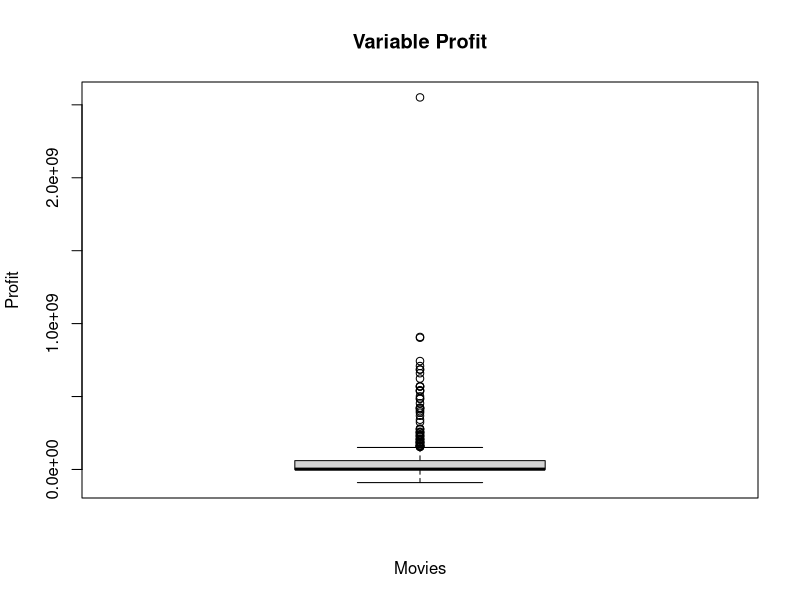
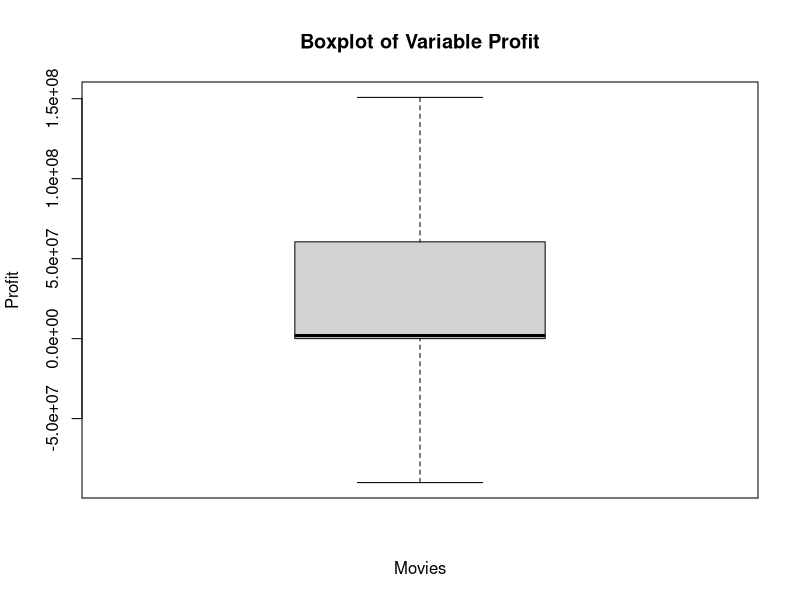
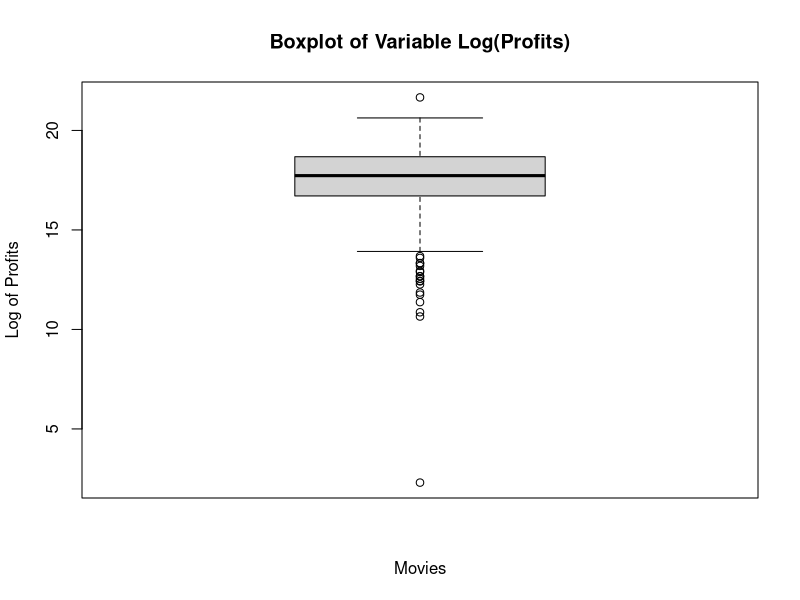
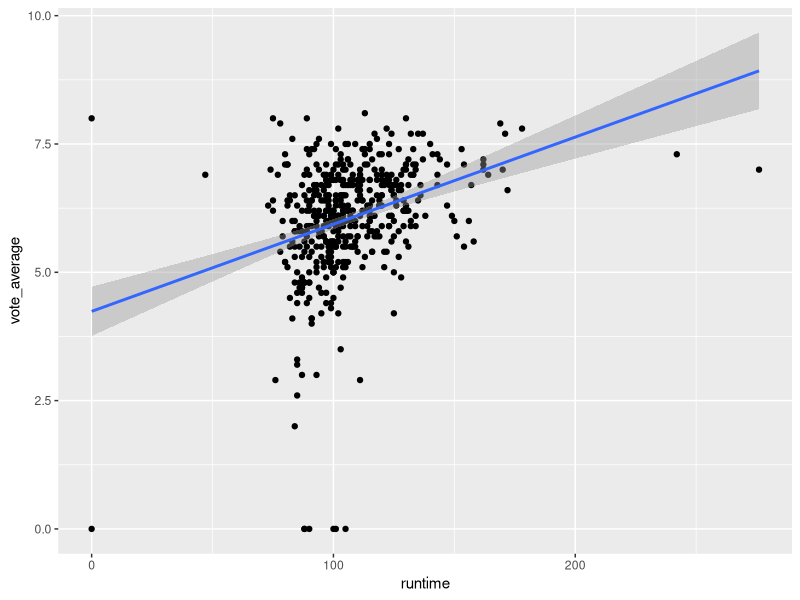
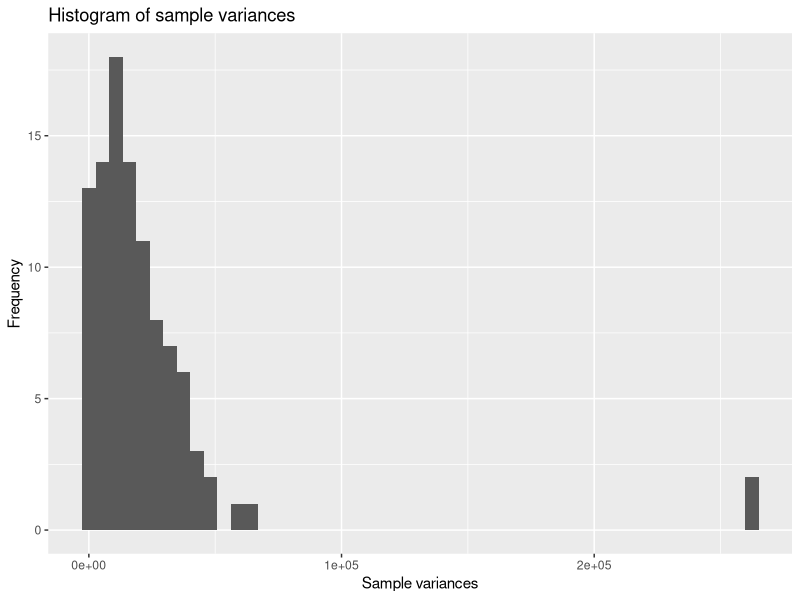
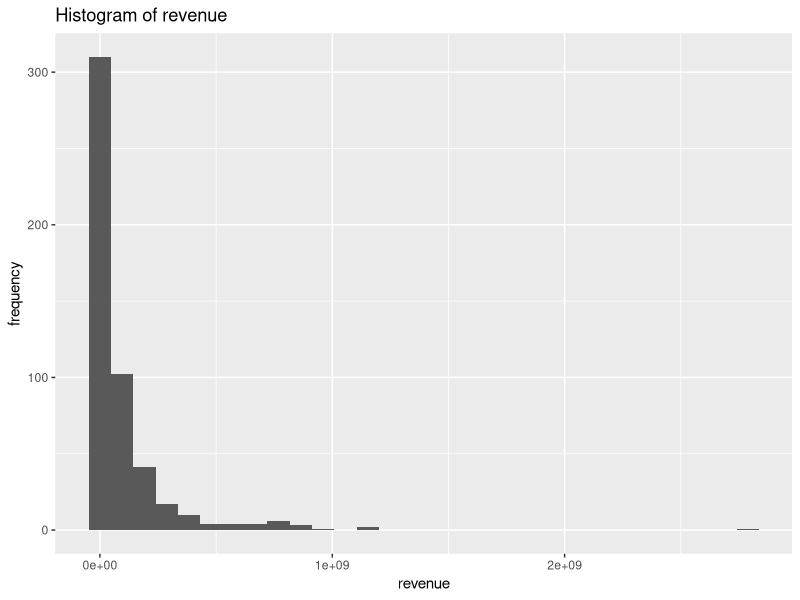
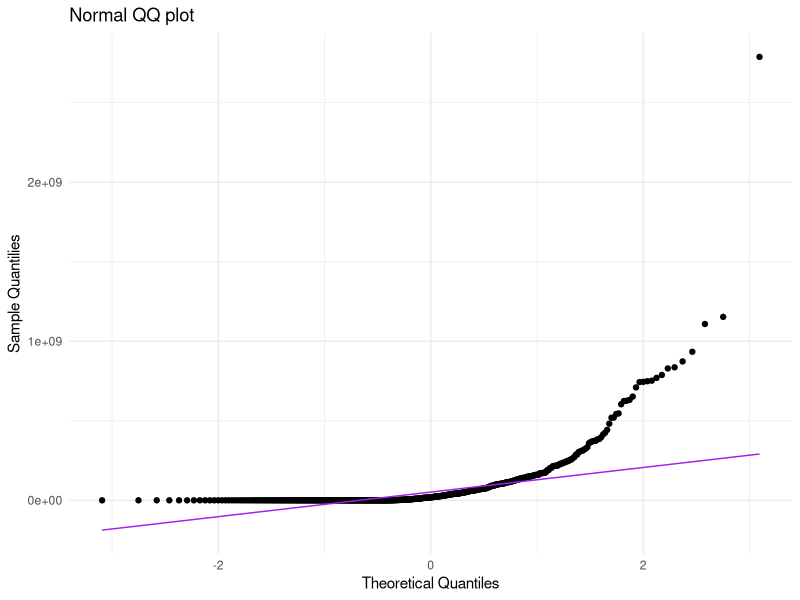
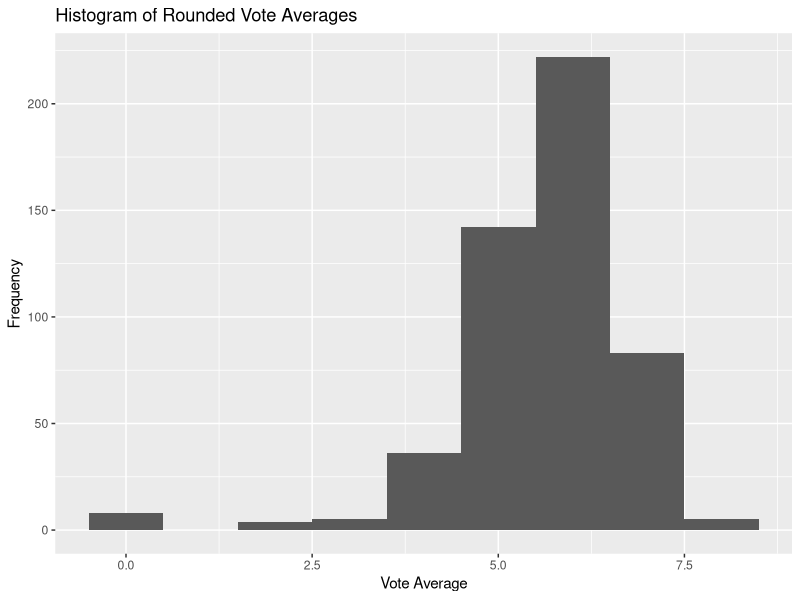

Reproduce these figures in R, in order.
## ---- chunk 1
knitr::opts_chunk$set(echo = TRUE)
## ---- chunk 2
movies <- read.table("movies1.tsv", header=TRUE)

head(movies)

ncol(movies)
nrow(movies)

## ---- chunk 3
#WRITE YOUR CODE HERE
str(movies)
## ---- chunk 4

library(tidyverse)

movies$profit = movies$revenue - movies$budget

movies %>%
  summarise(mean(profit),
            median(profit),
            min(profit),
            max(profit))

## ---- chunk 5

#WRITE YOUR CODE HERE
max_profit = max(movies$profit)
min_profit = min(movies$profit)

movies %>%
  filter(profit == max_profit) %>%
  select(title, profit)

movies %>%
  filter(profit == min_profit) %>%
  select(title, profit)

## ---- chunk 6

#WRITE YOUR CODE HERE
boxplot(movies$profit, 
        main="Variable Profit",
        ylab="Profit",
        xlab="Movies")

movies %>%
  summarise(Q1 = quantile(movies$profit, 0.25),
            Q2 = quantile(movies$profit, 0.50),
            Q3 = quantile(movies$profit, 0.75),
            Q4 = max(movies$profit))

boxplot(movies$profit,
        main='Boxplot of Variable Profit',
        ylab="Profit",
        xlab="Movies",
        outline = FALSE)
## ---- chunk 7
#WRITE YOUR CODE HERE

movies$log_profits = log(movies$profit)

movies %>%
  summarise(mean_profits = mean(movies$log_profits))

movies %>%
  summarise(mean_profits2 = mean(log_profits[is.finite(log_profits)], na.rm = TRUE))

## ---- chunk 8

#WRITE YOUR CODE HERE
movies$log_profits[movies$log_profits<=0]<- NA
movies$log_profits[is.nan(movies$log_profits)] <- NA

mean(movies$log_profits, na.rm = TRUE)

boxplot(movies$log_profits,
        main = "Boxplot of Variable Log(Profits)",
        xlab = "Movies",
        ylab = "Log of Profits")

## ---- chunk 9

#WRITE YOUR CODE HERE
ggplot(movies, aes(x=runtime, y=vote_average))+
  geom_point()+
  geom_smooth(method="lm", se=T)

## ---- chunk 10
#WRITE YOUR CODE HERE

head(movies$index, n = 10)
nrow(movies)
## ---- chunk 11
#WRITE YOUR CODE HERE
actor_counts <- sort(table(movies$first_actor), decreasing = TRUE)
head(actor_counts, 1)

## ---- chunk 12
#WRITE YOUR CODE HERE
movies %>% 
  filter(first_actor=="Bruce Willis") %>% 
  summarise(avg_revenue_Bruce=mean(revenue, na.rm=T))

movies %>%
  summarise(avg_revenue_data = mean(movies$revenue))
## ---- chunk 13
#WRITE YOUR CODE HERE

movies$profit = movies$profit/1000000
variance = var(movies$profit)
## ---- chunk 14
#WRITE YOUR CODE HERE

set.seed(123)

movies_sample <- movies[sample(nrow(movies), 25), ]
variance_sample = var(movies_sample$profit)

## ---- chunk 15
#WRITE YOUR CODE HERE

library(dplyr)

set.seed(123)

sample_vars <- c()
for (i in 1:100) {
  sample_data <- sample(movies$profit, size = 25, replace = TRUE)
  sample_vars[i] <- var(sample_data)
}

print(sample_vars)

## ---- chunk 16
#WRITE YOUR CODE HERE
dfsample_vars = as.data.frame(sample_vars)

ggplot(dfsample_vars, aes(x = sample_vars)) +
  geom_histogram(bins = 50) +
  labs(title = "Histogram of sample variances", x = "Sample variances", y = "Frequency")

dfsample_vars %>%
  summarise(mean_sample = mean(sample_vars),
            sd_sample = sd(sample_vars))

library(e1071)

skewness_sample = skewness(sample_vars, na.rm=T)
kurtosis_sample = kurtosis(sample_vars, na.rm=T)
print(skewness_sample)
print(kurtosis_sample)

## ---- chunk 17
#WRITE YOUR CODE HERE

thriller_movies <- subset(movies, grepl("Thriller", genre, ignore.case = FALSE))

t_result = t.test(thriller_movies$runtime, conf.level = 0.99)
conf_interval = t_result$conf.int
print(conf_interval)
## ---- chunk 18
#WRITE YOUR CODE HERE

mean_runtime = mean(thriller_movies$runtime)
sd_runtime = sd(thriller_movies$runtime)
n = length(thriller_movies$runtime)

sd_population = sd_runtime

z = qnorm(0.995)
error = z*(sd_population/sqrt(n))
LOW = mean_runtime - error
UP = mean_runtime + error

print(c(LOW, UP))
## ---- chunk 19
#WRITE YOUR CODE HERE
s2 = var(movies$runtime, na.rm = TRUE)
n = sum(!is.na(movies$runtime))

# Hypothesized variance
sigma2 <- 500

# Test statistic
test_statistic <- (n - 1) * s2 / sigma2

# Print test statistic
cat("test statistic:", round(test_statistic, 2), "\n")

#critical value
alpha <- 0.05
lower <- qchisq(alpha / 2, df = n - 1)
upper <- qchisq(1 - alpha / 2, df = n - 1)

#print
cat("Critical values:\n")
cat("Lower:", round(lower, 2), "\n")
cat("Upper:", round(upper, 2), "\n")


#compare test statistic with the critical
if (test_statistic < lower || test_statistic > upper) {
  cat("Reject the null hypothesis.\n")
} else {
  cat("Do not reject the null hypothesis.\n")
}

## ---- chunk 20
#WRITE YOUR CODE HERE
ggplot(movies, aes(x = revenue))+
  geom_histogram()+
  labs(title = "Histogram of revenue",
       y = "frequency")

ggplot(movies, aes(sample = revenue)) +
  stat_qq() +
  stat_qq_line(color = "purple") +
  labs(title = "Normal QQ plot",
       x = "Theoretical Quantiles",
       y = "Sample Quantilies") +
  theme_minimal()

## ---- chunk 21
#WRITE YOUR CODE HERE
movies$vote_average_rounded <- floor(movies$vote_average)

ggplot(movies, aes(x = vote_average_rounded)) +
  geom_histogram(binwidth = 1) +
  labs(title = "Histogram of Rounded Vote Averages",
       x = "Vote Average",
       y = "Frequency") 

## ---- chunk 22
#WRITE YOUR CODE HERE
profit_movies <- movies %>%
  group_by(vote_average_rounded) %>%
  summarise(profit_mean = mean(profit, na.rm = TRUE))


ggplot(profit_movies, aes(x = vote_average_rounded, y = profit_mean)) +
  geom_point(size = 3) +
  geom_line() +
  labs(
    title = "Average Profit by Rounded Vote Average",
    x = "Rounded Vote Average",
    y = "Average Profit"
  ) 

## ---- chunk 23
#WRITE YOUR CODE HERE
profit_by_year <- movies %>%
  group_by(release_year) %>%
  summarise(
    profit_mean = mean(profit, na.rm = TRUE),
    sd = sd(profit, na.rm = TRUE),
    n = n(),
    se = sd / sqrt(n),
    lower = profit_mean - 1.96 * se,
    upper = profit_mean + 1.96 * se
  )

ggplot(profit_by_year, aes(x = release_year, y = profit_mean)) +
  geom_point(size = 2, color = "darkblue") +
  geom_errorbar(aes(ymin = lower, ymax = upper), width = 0.3, color = "darkblue") +
  labs(
    title = "Average Profit per Year (95% Confidence Interval)",
    x = "Release Year",
    y = "Average Profit"
  ) +
  theme_minimal()

## ---- chunk 24
#WRITE YOUR CODE HERE

## ---- chunk 25
#WRITE YOUR CODE HERE

## ---- chunk 26
#WRITE YOUR CODE HERE

## ---- chunk 27
#WRITE YOUR CODE HERE

## ---- chunk 28
#WRITE YOUR CODE HERE

## ---- chunk 29
#WRITE YOUR CODE HERE

## ---- chunk 30
#WRITE YOUR CODE HERE

## ---- chunk 31
#WRITE YOUR CODE HERE

## ---- chunk 32
#WRITE YOUR CODE HERE

## ---- chunk 33
#WRITE YOUR CODE HERE

## ---- chunk 34
#WRITE YOUR CODE HERE

## ---- chunk 35
#WRITE YOUR CODE HERE

## ---- chunk 36
#WRITE YOUR CODE HERE

## ---- chunk 37
#WRITE YOUR CODE HERE

## ---- chunk 38
#WRITE YOUR CODE HERE

## ---- chunk 39
#WRITE YOUR CODE HERE
